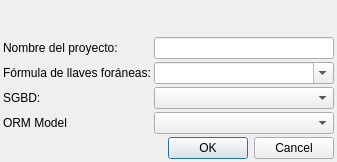
<?xml version="1.0" encoding="UTF-8"?>
<ui version="4.0">
 <class>FormPantallaDiagrama</class>
 <widget class="QDialog" name="FormPantallaDiagrama">
  <property name="windowModality">
   <enum>Qt::ApplicationModal</enum>
  </property>
  <property name="geometry">
   <rect>
    <x>0</x>
    <y>0</y>
    <width>337</width>
    <height>162</height>
   </rect>
  </property>
  <property name="windowTitle">
   <string>Propiedades de diagrama</string>
  </property>
  <layout class="QVBoxLayout" name="verticalLayout">
   <property name="spacing">
    <number>3</number>
   </property>
   <property name="leftMargin">
    <number>3</number>
   </property>
   <property name="topMargin">
    <number>3</number>
   </property>
   <property name="rightMargin">
    <number>3</number>
   </property>
   <property name="bottomMargin">
    <number>3</number>
   </property>
   <item>
    <widget class="QLabel" name="lbl_mensaje">
     <property name="wordWrap">
      <bool>true</bool>
     </property>
    </widget>
   </item>
   <item>
    <layout class="QFormLayout" name="formLayout">
     <item row="1" column="0">
      <widget class="QLabel" name="label_2">
       <property name="text">
        <string>Nombre del proyecto:</string>
       </property>
      </widget>
     </item>
     <item row="1" column="1">
      <widget class="QLineEdit" name="lineEdit"/>
     </item>
     <item row="3" column="0">
      <widget class="QLabel" name="label">
       <property name="toolTip">
        <string>Sistema de Gestión de Base de Datos</string>
       </property>
       <property name="text">
        <string>SGBD:</string>
       </property>
      </widget>
     </item>
     <item row="3" column="1">
      <widget class="QComboBox" name="comboBox">
       <property name="sizePolicy">
        <sizepolicy hsizetype="MinimumExpanding" vsizetype="Fixed">
         <horstretch>0</horstretch>
         <verstretch>0</verstretch>
        </sizepolicy>
       </property>
      </widget>
     </item>
     <item row="4" column="0">
      <widget class="QLabel" name="label_3">
       <property name="text">
        <string>ORM Model</string>
       </property>
      </widget>
     </item>
     <item row="4" column="1">
      <widget class="QComboBox" name="comboBox_2">
       <property name="sizePolicy">
        <sizepolicy hsizetype="MinimumExpanding" vsizetype="Fixed">
         <horstretch>0</horstretch>
         <verstretch>0</verstretch>
        </sizepolicy>
       </property>
      </widget>
     </item>
     <item row="2" column="0">
      <widget class="QLabel" name="label_4">
       <property name="text">
        <string>Fórmula de llaves foráneas:</string>
       </property>
      </widget>
     </item>
     <item row="2" column="1">
      <widget class="QComboBox" name="cb_llaveForanea">
       <property name="editable">
        <bool>true</bool>
       </property>
      </widget>
     </item>
    </layout>
   </item>
   <item>
    <widget class="QDialogButtonBox" name="buttonBox">
     <property name="standardButtons">
      <set>QDialogButtonBox::Cancel|QDialogButtonBox::Ok</set>
     </property>
    </widget>
   </item>
  </layout>
 </widget>
 <resources/>
 <connections>
  <connection>
   <sender>buttonBox</sender>
   <signal>rejected()</signal>
   <receiver>FormPantallaDiagrama</receiver>
   <slot>reject()</slot>
   <hints>
    <hint type="sourcelabel">
     <x>159</x>
     <y>129</y>
    </hint>
    <hint type="destinationlabel">
     <x>159</x>
     <y>72</y>
    </hint>
   </hints>
  </connection>
 </connections>
</ui>
